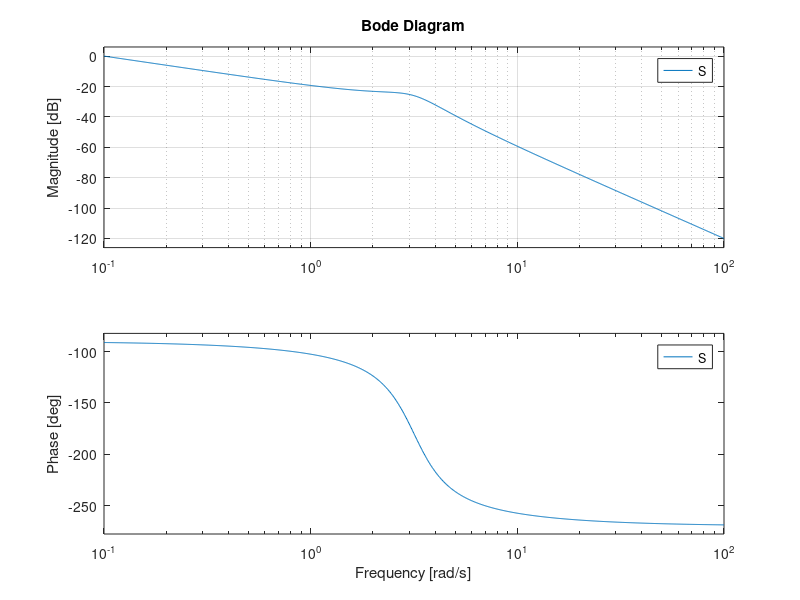

This figure's MATLAB source:
clear
clc


% num=[1];
% den= [1 31622800 10000000];
% G=tf(num,den)
% step(G)
% [r,p,c]=residue(num,den)


% num=[1 4];
% den= conv([1 7],[1 10]);
% G=tf(num,den)
% pzmap(G)


% num=[1 4];
% den= [1 5];
% G=tf(num,den)
% pzmap(G)


% num=[20];
% den= [1 20];
% G=tf(num,den)
% pzmap(G)
% figure
% step(G)


% num=[9];
% den= [1 9 9];
% G=tf(num,den)
% pzmap(G)
% figure
% step(G)

% w=5
% z=0.1
% 
% num=[w*w]
% den=[ 1 2*z*w w*w]
% G=tf(num,den)
% step(G)

% num=[1 4]
% den=[ 1 8 0]
% G=tf(num,den)
% T=feedback(G,1)
% step(T)

% s=tf('s');
% G=((s+4)/(s+8));
% T=feedback(G,1);
% %for step input
% step(T)
% 
% 
% %for ramp input
% t=0:0.01:1;
% u =t;
% %change to t^2 for parabola input
% [y,t,x]= lsim(T,u,t);
% plot(t,y,'b',t,u,'r')


% s=tf('s');
% G=((s+4)/(s*s*(s+8)));
% T=feedback(G,1);
% %for step input
% % step(T)
% 
% 
% %for ramp input
% t=0:0.1:10;
% u =t.^2;
% %change to t^2 for parabola input
% [y,t,x]= lsim(T,u,t);
% plot(t,y,'b',t,u,'r')

% s=tf('s');
% G=((s+4)/(s*s*(s+8)));
% T=feedback(G,1);
%for step input
% step(T)


%for ramp input
% t=0:0.01:100;
% u =t.^2;
%change to t^2 for parabola input
% [y,t,x]= lsim(T,u,t);
% plot(t,y,'b',t,u,'r')



% K=100
% num=K;
% den=conv([1 2], [1 9 10]);
% G=tf(num,den);
% T=feedback(G,1);
% margin(T)

% num=[1];
% den=[1 1];
% S=tf(num,den)

% timestep=0.01;
% tfinal=10;
% t=0:timestep:tfinal;
% 
% frequency=1;
% u=sin(frequency*t);
% y=lsim(S,u,t);
% 
% plot(t,u,'b',t,y,'r'),grid
% legend({'Input (u)', 'Output(y)'})

%Bode plot
% num=[1 0.1];
% den=conv([1 1],[1 10]);
% S=tf(num,den)

num=[1];
den=conv([1 0],[1 2 10]);
S=tf(num,den)
margin(S)
[Gm,Pm,Wcg,Wcp] = margin(S)
[wn,zeta]=damp(S)
bode(S),grid

